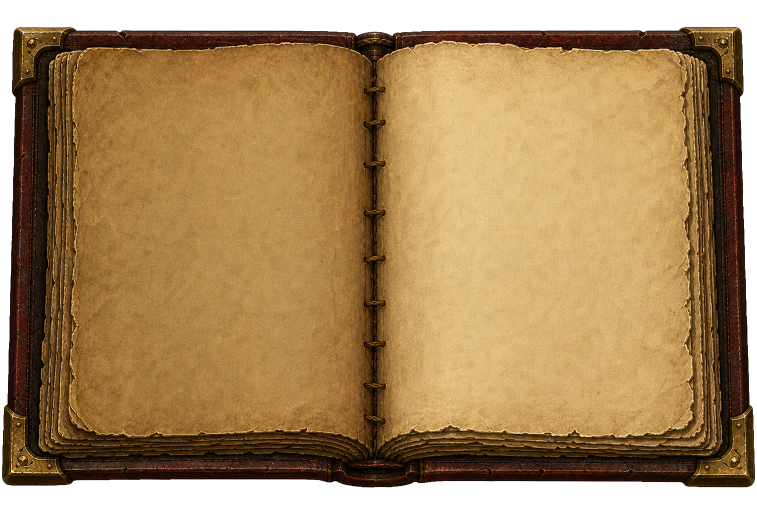
#> input picture assets/source/quests/ql-a1/QuestLogBookShell_Master_v1.png, 1514 x 1039 px (shown at 1/2 size)
$ python build_quest_log_shell_v4.py
#> lines starting #> are read from the running program, lines starting #| are printed output that depends on the picture
#!/usr/bin/env python3
"""Export the accepted QL-A1 book as the fixed QL-A2 V4 runtime shell.

This builder is intentionally narrow: it validates the accepted source,
performs one aspect-preserving resize with integer-pixel rounding, pads the
result into a power-of-two atlas, writes TGA/PNG files, and records the exact
runtime contract. It never crops, mirrors, stretches, retouches, or redraws
the accepted artwork.
"""

from __future__ import annotations

import argparse
import hashlib
import json
from pathlib import Path

from PIL import Image


ROOT = Path(__file__).resolve().parents[1]
SOURCE = (
    ROOT
    / "assets"
    / "source"
    / "quests"
    / "ql-a1"
    / "QuestLogBookShell_Master_v1.png"
)
RUNTIME_LEFT = (
    ROOT
    / "addon"
    / "AzerothExpeditionUI"
    / "Media"
    / "Quests"
    / "QuestLogShellLeftV4.tga"
)
RUNTIME_RIGHT = RUNTIME_LEFT.with_name("QuestLogShellRightV4.tga")
LEGACY_RUNTIME = RUNTIME_LEFT.with_name("QuestLogShellV4.tga")
PREVIEW = (
    ROOT
    / "generated"
    / "quests"
    / "QL-A2"
    / "v4"
    / "previews"
    / "QL-A2_V4_SHELL_676x464.preview.png"
)
MANIFEST = SOURCE.with_name("QL-A1_RuntimeManifest_v1.json")
SOURCE_MANIFEST = SOURCE.with_name("QL-A1_SourceManifest_v1.json")

EXPECTED_SOURCE_SHA256 = (
    "91f9fece41ed375df1fa32e94b18797cbb280c0b5e99478862473589c671edd5"
)
EXPECTED_SOURCE_SIZE = (1514, 1039)
DISPLAY_SIZE = (676, 464)
SAMPLED_SIZE = (1352, 928)
TILE_LOGICAL_SIZE = (338, 464)
TILE_SAMPLED_SIZE = (676, 928)
ATLAS_SIZE = (1024, 1024)
TEXELS_PER_UI = 2
CONTENT_BOX = (0, 0, TILE_SAMPLED_SIZE[0], TILE_SAMPLED_SIZE[1])
TEXCOORD = {
    "left": 0.0,
    "right": TILE_SAMPLED_SIZE[0] / ATLAS_SIZE[0],
    "top": 0.0,
    "bottom": TILE_SAMPLED_SIZE[1] / ATLAS_SIZE[1],
}
SAFE_AREAS = {
    "list": [64, 64, 310, 388],
    "detail": [366, 64, 612, 388],
    "gutter": [318, 40, 358, 412],
}
RESAMPLE = Image.Resampling.LANCZOS


def sha256(path: Path) -> str:
    digest = hashlib.sha256()
    with path.open("rb") as handle:
        for chunk in iter(lambda: handle.read(1024 * 1024), b""):
            digest.update(chunk)
    return digest.hexdigest()


def display_path(path: Path) -> str:
    resolved = path.resolve()
    try:
        return resolved.relative_to(ROOT).as_posix()
    except ValueError:
        return str(resolved)


def alpha_evidence(image: Image.Image) -> dict[str, int]:
    histogram = image.getchannel("A").histogram()
    return {
        "transparent_pixels": histogram[0],
        "partially_transparent_pixels": sum(histogram[1:255]),
        "opaque_pixels": histogram[255],
    }


def green_spill_pixels(image: Image.Image) -> int:
    count = 0
    pixels = (
        image.get_flattened_data()
        if hasattr(image, "get_flattened_data")
        else image.getdata()
    )
    for red, green, blue, alpha in pixels:
        if alpha > 0 and red <= 32 and green >= 224 and blue <= 32:
            count += 1
    return count


def clear_resampling_green_spill(image: Image.Image) -> Image.Image:
    rgba = image.convert("RGBA")
    pixels = rgba.load()
    for y in range(rgba.height):
        for x in range(rgba.width):
            red, green, blue, alpha = pixels[x, y]
            if alpha > 0 and red <= 32 and green >= 224 and blue <= 32:
                pixels[x, y] = (0, 0, 0, 0)
    return rgba


def visible_bbox(image: Image.Image) -> list[int] | None:
    bounds = image.getchannel("A").getbbox()
    return list(bounds) if bounds else None


def validate_source(path: Path, image: Image.Image) -> None:
    if sha256(path) != EXPECTED_SOURCE_SHA256:
        raise ValueError("QL-A1 source SHA-256 does not match the accepted asset")
    if image.size != EXPECTED_SOURCE_SIZE:
        raise ValueError(
            f"QL-A1 source must be {EXPECTED_SOURCE_SIZE}, got {image.size}"
        )
    if image.mode != "RGBA":
        raise ValueError(f"QL-A1 source must be RGBA, got {image.mode}")
    alpha_minimum, alpha_maximum = image.getchannel("A").getextrema()
    if (alpha_minimum, alpha_maximum) != (0, 255):
        raise ValueError("QL-A1 source must contain transparent and opaque pixels")
    if green_spill_pixels(image):
        raise ValueError("QL-A1 source contains visible chroma-key green")


def build_runtime(
    source: Image.Image,
) -> tuple[Image.Image, dict[str, Image.Image]]:
    scaled = clear_resampling_green_spill(
        source.resize(SAMPLED_SIZE, RESAMPLE)
    )
    tiles: dict[str, Image.Image] = {}
    for name, box in {
        "left": (0, 0, TILE_SAMPLED_SIZE[0], SAMPLED_SIZE[1]),
        "right": (
            TILE_SAMPLED_SIZE[0],
            0,
            SAMPLED_SIZE[0],
            SAMPLED_SIZE[1],
        ),
    }.items():
        atlas = Image.new("RGBA", ATLAS_SIZE, (0, 0, 0, 0))
        atlas.alpha_composite(scaled.crop(box), (0, 0))
        tiles[name] = atlas
    return scaled, tiles


def save_png(image: Image.Image, destination: Path) -> None:
    destination.parent.mkdir(parents=True, exist_ok=True)
    image.save(destination, format="PNG", optimize=True)


def save_tga(image: Image.Image, destination: Path) -> None:
    destination.parent.mkdir(parents=True, exist_ok=True)
    image.save(destination, format="TGA")


def tga_descriptor(path: Path) -> int:
    data = path.read_bytes()
    if len(data) < 18:
        raise ValueError("runtime TGA is shorter than its header")
    return data[17]


def parse_args() -> argparse.Namespace:
    parser = argparse.ArgumentParser()
    parser.add_argument("--source", type=Path, default=SOURCE)
    parser.add_argument("--runtime-left", type=Path, default=RUNTIME_LEFT)
    parser.add_argument("--runtime-right", type=Path, default=RUNTIME_RIGHT)
    parser.add_argument("--preview", type=Path, default=PREVIEW)
    parser.add_argument("--manifest", type=Path, default=MANIFEST)
    return parser.parse_args()


def main() -> None:
    args = parse_args()
    with Image.open(args.source) as opened:
#> opened is the input picture: PIL image 1514x1039 RGBA; mean R, G, B, A 130.3, 98.9, 56, 215.5
        source = opened.convert("RGBA")
    validate_source(args.source, source)
#> in validate_source, `alpha_minimum, alpha_maximum = image.getchannel("A").getextrema()`: alpha_minimum = 0; alpha_maximum = 255
#> after the loop in green_spill_pixels, `for red, green, blue, alpha in pixels:`: count = 0

    scaled, tiles = build_runtime(source)
#> after the loop in build_runtime, `for name, box in {`:
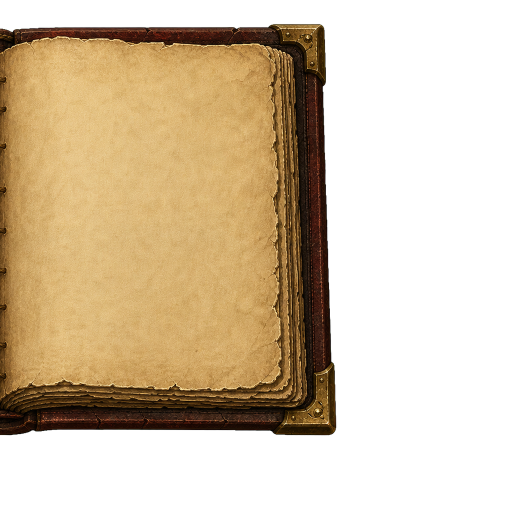
#> atlas: PIL image 1024x1024 RGBA (shown at 1/2 size); mean R, G, B, A 86.9, 69, 42.4, 129; transparent parts drawn white
#> after the loop in build_runtime, `for name, box in {`: tiles = 2 items
#> tiles = 2 items
    save_png(scaled, args.preview)
    save_tga(tiles["left"], args.runtime_left)
#> in save_tga, `image.save(destination, format="TGA")`:
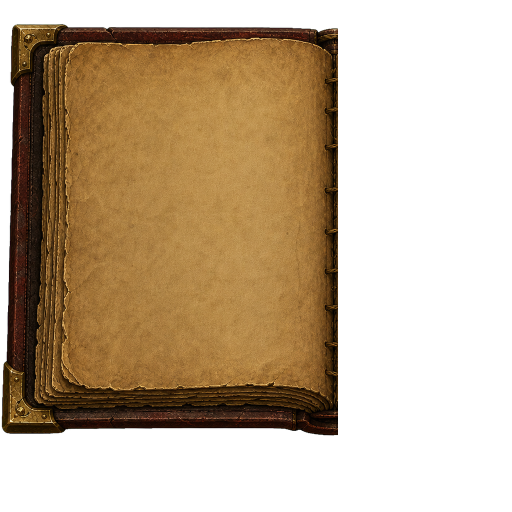
#> saved as QuestLogShellLeftV4.tga: PIL image 1024x1024 RGBA (shown at 1/2 size); mean R, G, B, A 68.9, 49.4, 24.7, 128.8; transparent parts drawn white
    save_tga(tiles["right"], args.runtime_right)

    runtime_paths = {
        "left": args.runtime_left,
        "right": args.runtime_right,
    }
    runtime_descriptors = {
        name: tga_descriptor(path) for name, path in runtime_paths.items()
    }
    manifest = {
        "schema_version": 1,
        "batch": "QL-A2",
        "version": "V4",
        "runtime_contract": "1.1",
        "status": "runtime-exported",
        "source": {
            "file": display_path(args.source),
            "sha256": sha256(args.source),
            "width": source.width,
            "height": source.height,
            "mode": source.mode,
            **alpha_evidence(source),
        },
        "transform": {
            "operation": (
                "aspect-preserving 2x resize with integer-pixel rounding, "
                "vertical half split, then transparent top-left atlas padding"
            ),
            "resample": "Pillow Image.Resampling.LANCZOS",
            "crop": None,
            "rotation": None,
            "mirror": False,
            "retouch": False,
            "logical_display_size": list(DISPLAY_SIZE),
            "sampled_size": list(SAMPLED_SIZE),
            "tile_logical_size": list(TILE_LOGICAL_SIZE),
            "tile_sampled_size": list(TILE_SAMPLED_SIZE),
            "texels_per_ui": TEXELS_PER_UI,
            "atlas_size_per_tile": list(ATLAS_SIZE),
            "tile_content_box": list(CONTENT_BOX),
            "tile_texcoord": TEXCOORD,
        },
        "preview": {
            "file": display_path(args.preview),
            "sha256": sha256(args.preview),
            "width": scaled.width,
            "height": scaled.height,
            "mode": scaled.mode,
            "visible_bbox_exclusive": visible_bbox(scaled),
            "visible_green_spill_pixels": green_spill_pixels(scaled),
            **alpha_evidence(scaled),
        },
        "runtime": {
            "assembly": "two vertical half textures in one unchanged 676x464 UI box",
            "logical_size": list(DISPLAY_SIZE),
            "sampled_size": list(SAMPLED_SIZE),
            "texels_per_ui": TEXELS_PER_UI,
            "legacy_1x_file_retained_unmounted": display_path(LEGACY_RUNTIME),
            "tiles": {
                name: {
                    "file": display_path(runtime_paths[name]),
                    "sha256": sha256(runtime_paths[name]),
                    "logical_size": list(TILE_LOGICAL_SIZE),
                    "sampled_size": list(TILE_SAMPLED_SIZE),
                    "texture_size": list(ATLAS_SIZE),
                    "texcoord": TEXCOORD,
                    "tga_descriptor": runtime_descriptors[name],
                    "tga_top_origin": bool(runtime_descriptors[name] & 0x20),
                    "visible_bbox_exclusive": visible_bbox(tiles[name]),
                    "visible_green_spill_pixels": green_spill_pixels(tiles[name]),
                    **alpha_evidence(tiles[name]),
                }
                for name in ("left", "right")
            },
        },
        "frame_contract": {
            "object": "QuestLogFrame",
            "width": DISPLAY_SIZE[0],
            "height": DISPLAY_SIZE[1],
            "physical_center_x": DISPLAY_SIZE[0] // 2,
            "fixed_size": True,
            "stretch": False,
            "safe_areas_xyxy": SAFE_AREAS,
            "list_only": (
                "keep the full 676 x 464 shell visible and hide only "
                "right-page dynamic content"
            ),
        },
        "ownership": {
            "QUEST.LOG.SHELL": "two static 2x half textures with one logical shell",
            "QUEST.LOG.LIST.PAPER": "static SHELL subregion and layout safe area",
            "QUEST.LOG.DETAIL.PAPER": (
                "static SHELL subregion and layout safe area"
            ),
            "QUEST.LOG.GUTTER.UNDERLAY": "static SHELL subregion",
            "QUEST.LOG.GUTTER.LEFT_FOLD": "static SHELL subregion",
            "QUEST.LOG.GUTTER.RIGHT_FOLD": "static SHELL subregion",
            "QUEST.LOG.GUTTER.STITCH": "static SHELL subregion; no repetition",
            "QUEST.LOG.GUTTER.TOP": "no independent asset",
            "QUEST.LOG.GUTTER.BOTTOM": "no independent asset",
        },
        "dynamic_exclusions": [
            "quest title, count, rows, levels, tags, selection and tracking",
            "quest description, objectives, rewards, item icons and quantities",
            "close, collapse, expand, scrollbar and action button states",
            "all runtime text, tooltips, click regions, events and SavedVariables",
        ],
        "implementation": {
            "exporter": "tools/build_quest_log_shell_v4.py",
            "adapter": "addon/AzerothExpeditionUI/Modules/Quests.lua",
            "imagegen_calls": 0,
            "game_validated": False,
        },
    }
#> in alpha_evidence, `histogram = image.getchannel("A").histogram()`: histogram = 256 values, max 1325994 at index 255, min 0 at index 1, mean 6144.7
#> in visible_bbox, `bounds = image.getchannel("A").getbbox()`: bounds = (1, 46, 1351, 873)
    args.manifest.parent.mkdir(parents=True, exist_ok=True)
    args.manifest.write_text(
        json.dumps(manifest, ensure_ascii=False, indent=2) + "\n",
        encoding="utf-8",
    )
#> (the run stopped early here; a loop or call above may not have finished)
